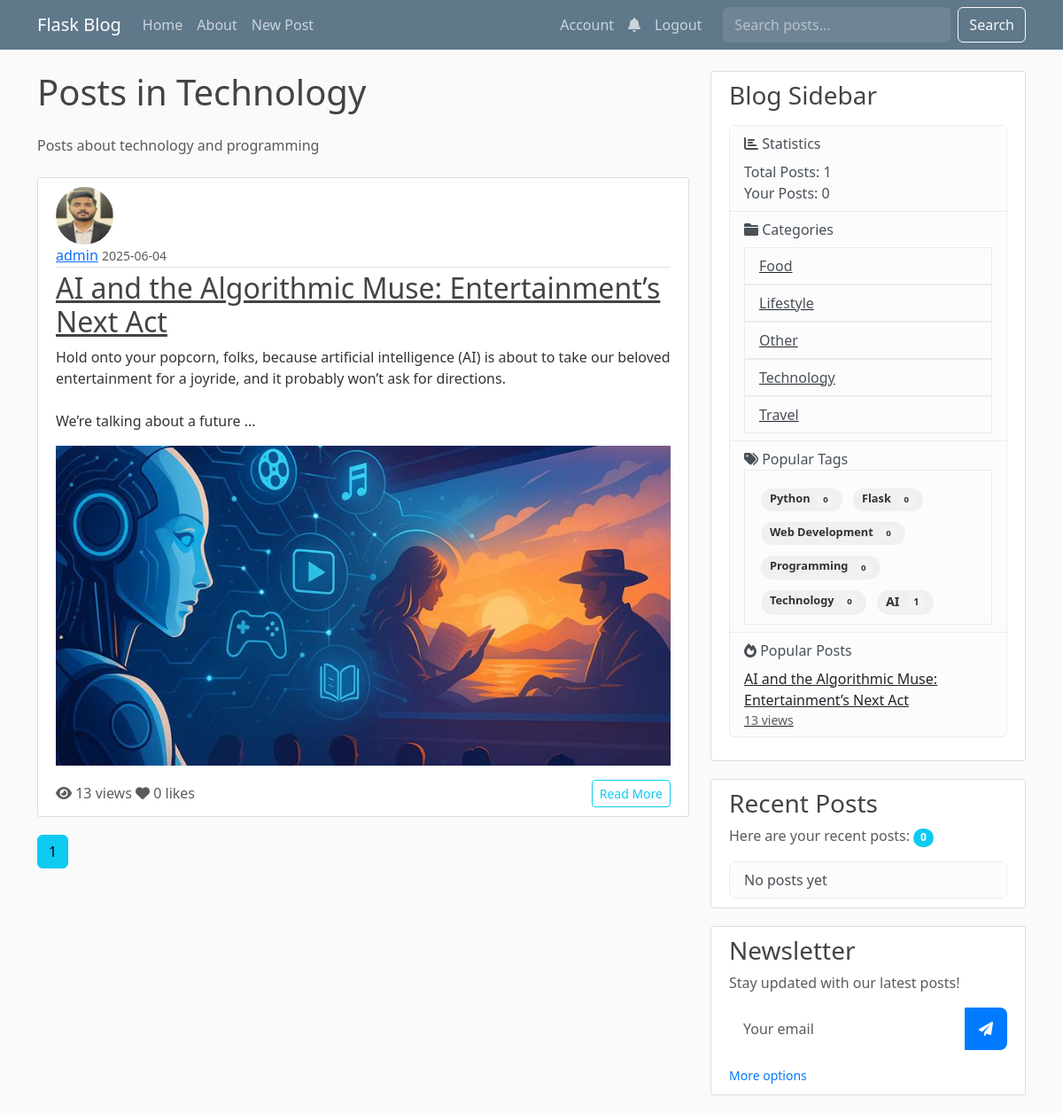
Screenshot of /category/1 (signed in) with the database file from the repository.
### flaskblog.py (models this page shows, shortened)
class Category(db.Model):
    id = db.Column(db.Integer, primary_key=True)
    name = db.Column(db.String(50), unique=True, nullable=False)
    description = db.Column(db.String(200))
    slug = db.Column(db.String(50), unique=True)

class Post(db.Model):
    id = db.Column(db.Integer, primary_key=True)
    title = db.Column(db.String(100), nullable=False)
    date_posted = db.Column(db.DateTime, nullable=False, default=datetime.utcnow)
    content = db.Column(db.Text, nullable=False)
    image_file = db.Column(db.String(20), nullable=True)
    user_id = db.Column(db.Integer, db.ForeignKey('user.id'), nullable=False)
    category_id = db.Column(db.Integer, db.ForeignKey('category.id'), nullable=True)
    category = db.relationship('Category', backref=db.backref('posts', lazy=True))
    views = db.Column(db.Integer, default=0)
    status = db.Column(db.String(20), default='published')  # published, draft, scheduled
    publish_date = db.Column(db.DateTime)
    likes = db.relationship('Like', backref='post', lazy=True)
    comments = db.relationship('Comment', back_populates='post', lazy=True)
    @property
    def like_count(self):
        return len(self.likes)

class User(db.Model, UserMixin):
    id = db.Column(db.Integer, primary_key=True)
    username = db.Column(db.String(20), unique=True, nullable=False)
    email = db.Column(db.String(120), unique=True, nullable=False)
    image_file = db.Column(db.String(20), nullable=False, default='default.jpg')
    password = db.Column(db.String(60), nullable=False)
    is_admin = db.Column(db.Boolean, default=False)
    bio = db.Column(db.String(500))
    location = db.Column(db.String(100))
    website = db.Column(db.String(200))
    twitter = db.Column(db.String(100))
    github = db.Column(db.String(100))
    joined_at = db.Column(db.DateTime, nullable=False, default=datetime.utcnow)
    posts = db.relationship('Post', backref='author', lazy=True)
    likes = db.relationship('Like', backref='user', lazy=True)
    comments = db.relationship('Comment', back_populates='author', lazy=True)
    followers = db.Table('followers',
        db.Column('follower_id', db.Integer, db.ForeignKey('user.id'), primary_key=True),
        db.Column('followed_id', db.Integer, db.ForeignKey('user.id'), primary_key=True)
    )
    following = db.relationship(
        'User', secondary=followers,
        primaryjoin=(followers.c.follower_id == id),
        secondaryjoin=(followers.c.followed_id == id),
        backref=db.backref('followers_list', lazy='dynamic'), lazy='dynamic'
    )

class Tag(db.Model):
    id = db.Column(db.Integer, primary_key=True)
    name = db.Column(db.String(50), unique=True, nullable=False)
    description = db.Column(db.String(200))
    slug = db.Column(db.String(50), unique=True)
    posts = db.relationship('Post', secondary=post_tags, backref=db.backref('tags', lazy='dynamic'))

### flaskblog.py (the view)
@app.route("/category/<int:category_id>")
def category_posts(category_id):
    page = request.args.get('page', 1, type=int)
    category = Category.query.get_or_404(category_id)
    posts = Post.query.filter_by(category=category)\
        .order_by(Post.date_posted.desc())\
        .paginate(page=page, per_page=5)
    return render_template('category_posts.html',
                         posts=posts,
                         category=category,
                         title=f"Posts in {category.name}",
                         **get_sidebar_data())

### flaskblog.py (called while the page is built)
@app.context_processor
def inject_csrf_token():
    return dict(csrf_token=lambda: generate_csrf())

@login_manager.user_loader
def load_user(user_id):
    return db.session.get(User, int(user_id))

### templates/category_posts.html
{% extends "layout.html" %}
{% block content %}
    <h1 class="mb-4">Posts in {{ category.name }}</h1>
    <p class="text-muted mb-4">{{ category.description }}</p>
    {% for post in posts.items %}
        <article class="media content-section">
            <img class="rounded-circle article-img" src="{{ url_for('static', filename='profile_pics/' + post.author.image_file) }}">
            <div class="media-body">
                <div class="article-metadata">
                    <a class="mr-2" href="#">{{ post.author.username }}</a>
                    <small class="text-muted">{{ post.date_posted.strftime('%Y-%m-%d') }}</small>
                </div>
                <h2><a class="article-title" href="{{ url_for('post', post_id=post.id) }}">{{ post.title }}</a></h2>
                <p class="article-content">{{ post.content[:200] }}{% if post.content|length > 200 %}...{% endif %}</p>
                {% if post.image_file %}
                    <img src="{{ url_for('static', filename='post_pics/' + post.image_file) }}" class="img-fluid mb-3" alt="Post image">
                {% endif %}
                <div class="d-flex justify-content-between align-items-center">
                    <div>
                        <span class="text-muted"><i class="fas fa-eye"></i> {{ post.views }} views</span>
                        <span class="text-muted ml-3"><i class="fas fa-heart"></i> {{ post.like_count }} likes</span>
                    </div>
                    <a href="{{ url_for('post', post_id=post.id) }}" class="btn btn-outline-info btn-sm">Read More</a>
                </div>
            </div>
        </article>
    {% endfor %}
    {% for page_num in posts.iter_pages(left_edge=1, right_edge=1, left_current=1, right_current=2) %}
        {% if page_num %}
            {% if posts.page == page_num %}
                <a class="btn btn-info mb-4" href="{{ url_for('category_posts', category_id=category.id, page=page_num) }}">{{ page_num }}</a>
            {% else %}
                <a class="btn btn-outline-info mb-4" href="{{ url_for('category_posts', category_id=category.id, page=page_num) }}">{{ page_num }}</a>
            {% endif %}
        {% else %}
            ...
        {% endif %}
    {% endfor %}
{% endblock content %}

### templates/layout.html (shortened to what this page needs)
<!doctype html>
<html lang="en">
  <head>
    <link href="https://cdn.jsdelivr.net/npm/bootstrap@5.3.2/dist/css/bootstrap.min.css" rel="stylesheet">
    <link rel="stylesheet" href="https://cdnjs.cloudflare.com/ajax/libs/font-awesome/6.0.0/css/all.min.css">
    <link rel="stylesheet" type="text/css" href="{{ url_for('static', filename='main.css') }}">
  </head>
<body>
    <header class="site-header">
      <nav class="navbar navbar-expand-md navbar-dark bg-steel fixed-top">
        <div class="container">
          <a class="navbar-brand mr-4" href="{{ url_for('home') }}">Flask Blog</a>
          <div class="collapse navbar-collapse" id="navbarToggle">
            <div class="navbar-nav me-auto">
              <a class="nav-item nav-link" href="{{ url_for('home') }}">Home</a>
              <a class="nav-item nav-link" href="{{ url_for('about') }}">About</a>
              {% if current_user.is_authenticated %}
                <a class="nav-item nav-link" href="{{ url_for('new_post') }}">New Post</a>
              {% endif %}
            </div>
            <div class="navbar-nav">
              {% if current_user.is_authenticated %}
                <a class="nav-item nav-link" href="{{ url_for('account') }}">Account</a>
                <a class="nav-item nav-link position-relative" href="{{ url_for('notifications') }}">
                    <i class="fas fa-bell"></i>
                </a>
                <a class="nav-item nav-link" href="{{ url_for('logout') }}">Logout</a>
              {% else %}
                <a class="nav-item nav-link" href="{{ url_for('login') }}">Login</a>
                <a class="nav-item nav-link" href="{{ url_for('register') }}">Register</a>
              {% endif %}
              <form class="d-flex ms-3" action="{{ url_for('search') }}" method="get">
                <input class="form-control me-2" type="search" placeholder="Search posts..." name="q" aria-label="Search">
                <button class="btn btn-outline-light" type="submit">Search</button>
              </form>
            </div>
          </div>
        </div>
      </nav>
    </header>
    <main role="main" class="container">
      <div class="row">
        <div class="col-md-8">
          {% block content %}{% endblock %}
        </div>
        <div class="col-md-4">
          <div class="content-section">
            <h3>Blog Sidebar</h3>
            <p class='text-muted'>
                <ul class="list-group">
                    <li class="list-group-item list-group-item-light">
                        <i class="fas fa-chart-bar"></i> Statistics
                        <ul class="list-unstyled mt-2">
                            <li>Total Posts: {{ total_posts }}</li>
                            {% if current_user.is_authenticated %}
                                <li>Your Posts: {{ user_post_count }}</li>
                            {% endif %}
                        </ul>
                    </li>
                    <li class="list-group-item list-group-item-light">
                        <i class="fas fa-folder"></i> Categories
                        <ul class="list-group mt-2">
                            {% for category in categories %}
                              <a href="{{ url_for('category_posts', category_id=category.id) }}" class="text-dark">
                                <li class="list-group-item list-group-item-light"> {{ category.name }}</li>
                              </a>
                            {% endfor %}
                        </ul>
                    </li>
                    <li class="list-group-item list-group-item-light">
                        <i class="fas fa-tags"></i> Popular Tags
                        <div class="list-group-item">
                          <div class="tag-cloud">
                            {% for tag in tags %}
                            <a href="{{ url_for('tag_posts', tag_name=tag.name) }}"
                               class="tag-cloud-item badge badge-secondary"
                               style="font-size: {{ 0.8 + tag.posts|length * 0.1 }}rem">
                              {{ tag.name }}
                              <span class="badge badge-light">{{ tag.posts|length }}</span>
                            </a>
                            {% endfor %}
                          </div>
                        </div>
                    </li>
                    <li class="list-group-item list-group-item-light">
                        <i class="fas fa-fire"></i> Popular Posts
                        <ul class="list-unstyled mt-2">
                            {% for post in popular_posts %}
                                <li>
                                    <a href="{{ url_for('post', post_id=post.id) }}" class="text-dark">
                                        {{ post.title }}
                                        <small class="text-muted d-block">{{ post.views }} views</small>
                                    </a>
                                </li>
                            {% endfor %}
                        </ul>
                    </li>
                </ul>
            </p>
          </div>
          <div class="content-section">
            <h3>Recent Posts</h3>
            {% if current_user.is_authenticated %}
              <p class='text-muted'>Here are your recent posts: <span class="badge bg-info rounded-pill">{{ user_post_count }}</span></p>
              <ul class="list-group">
                {% for post in current_user.posts[:3] %}
                  <li class="list-group-item list-group-item-light">
                    <a href="{{ url_for('post', post_id=post.id) }}" class="article-title">{{ post.title }}</a>
                    <small class="text-muted">{{ post.date_posted.strftime('%Y-%m-%d') }}</small>
                  </li>
                {% else %}
                  <li class="list-group-item list-group-item-light">No posts yet</li>
                {% endfor %}
              </ul>
            {% else %}
              <p class='text-muted'>Please log in to see your recent posts.</p>
            {% endif %}
          </div>
          <div class="content-section">
            <h3>Newsletter</h3>
            <p class='text-muted'>Stay updated with our latest posts!</p>
            <form action="{{ url_for('subscribe_newsletter') }}" method="post" class="newsletter-form">
              <div class="input-group mb-3">
                <input type="email" name="email" class="form-control" placeholder="Your email" required>
                <button class="btn btn-outline-secondary" type="submit">
                  <i class="fas fa-paper-plane"></i>
                </button>
              </div>
              <small class="text-muted">
                <a href="{{ url_for('subscribe_newsletter') }}">More options</a>
              </small>
            </form>
          </div>
        </div>
      </div>
    </main>
</body>
</html>

### static/main.css (style rules this page uses)
body { background: #fafafa; color: #333333; margin-top: 5rem; }
h1, h2, h3, h4, h5, h6 { color: #444444; }
.bg-steel { background-color: #5f788a; }
.site-header .navbar-nav .nav-link { color: #cbd5db; }
.content-section { background: #ffffff; padding: 10px 20px; border: 1px solid #dddddd; border-radius: 3px; margin-bottom: 20px; }
.article-title { color: #444444; }
.article-content { white-space: pre-line; }
.article-img { height: 65px; width: 65px; margin-right: 16px; }
.article-metadata { padding-bottom: 1px; margin-bottom: 4px; border-bottom: 1px solid #e3e3e3; }
.tag-cloud { display: flex; flex-wrap: wrap; gap: 8px; margin-top: 10px; }
.tag-cloud-item { display: inline-block; padding: 5px 10px; margin: 2px; border-radius: 20px; background-color: #f0f0f0; color: #333; text-decoration: none; transition: all 0.3s ease; font-size: 0.9rem; }
.tag-cloud-item .badge { margin-left: 5px; background-color: rgba(255, 255, 255, 0.2); color: inherit; }
.navbar .form-control { background-color: rgba(255, 255, 255, 0.1); border-color: rgba(255, 255, 255, 0.1); color: #fff; }
.navbar .form-control::placeholder { color: rgba(255, 255, 255, 0.5); }
.newsletter-form .input-group { background: rgba(255, 255, 255, 0.1); border-radius: 0.5rem; overflow: hidden; }
.newsletter-form .form-control { background: transparent; border: none; color: #333; padding: 0.75rem 1rem; }
.newsletter-form .btn { border: none; padding: 0.75rem 1rem; background: #007bff; color: white; transition: all 0.3s ease; }
.newsletter-form small a { color: #007bff; text-decoration: none; transition: color 0.3s ease; }

### rows the page displays
Category: name "Technology", description "Posts about technology and programming"
Post: image_file (placeholder picture), author.username "admin", date_posted "2025-06-04", title "AI and the Algorithmic Muse: Entertainment’s Next Act", content "Hold onto your popcorn, folks, because artificial intelligence (AI) is about to take our beloved entertainment for a joyride, and it probably won’t ask for directions. We’re talking about a future", image_file (picture), views "13", like_count "0"
Category: name "Food"
Category: name "Lifestyle"
Category: name "Other"
Category: name "Travel"
Tag: name "Python", posts|length "0"
Tag: name "Flask", posts|length "0"
Tag: name "Web Development", posts|length "0"
Tag: name "Programming", posts|length "0"
Tag: name "Technology", posts|length "0"
Tag: name "AI", posts|length "1"

### other values shown
{{ page_num }} "1"
{{ total_posts }} "1"
{{ user_post_count }} "0"
